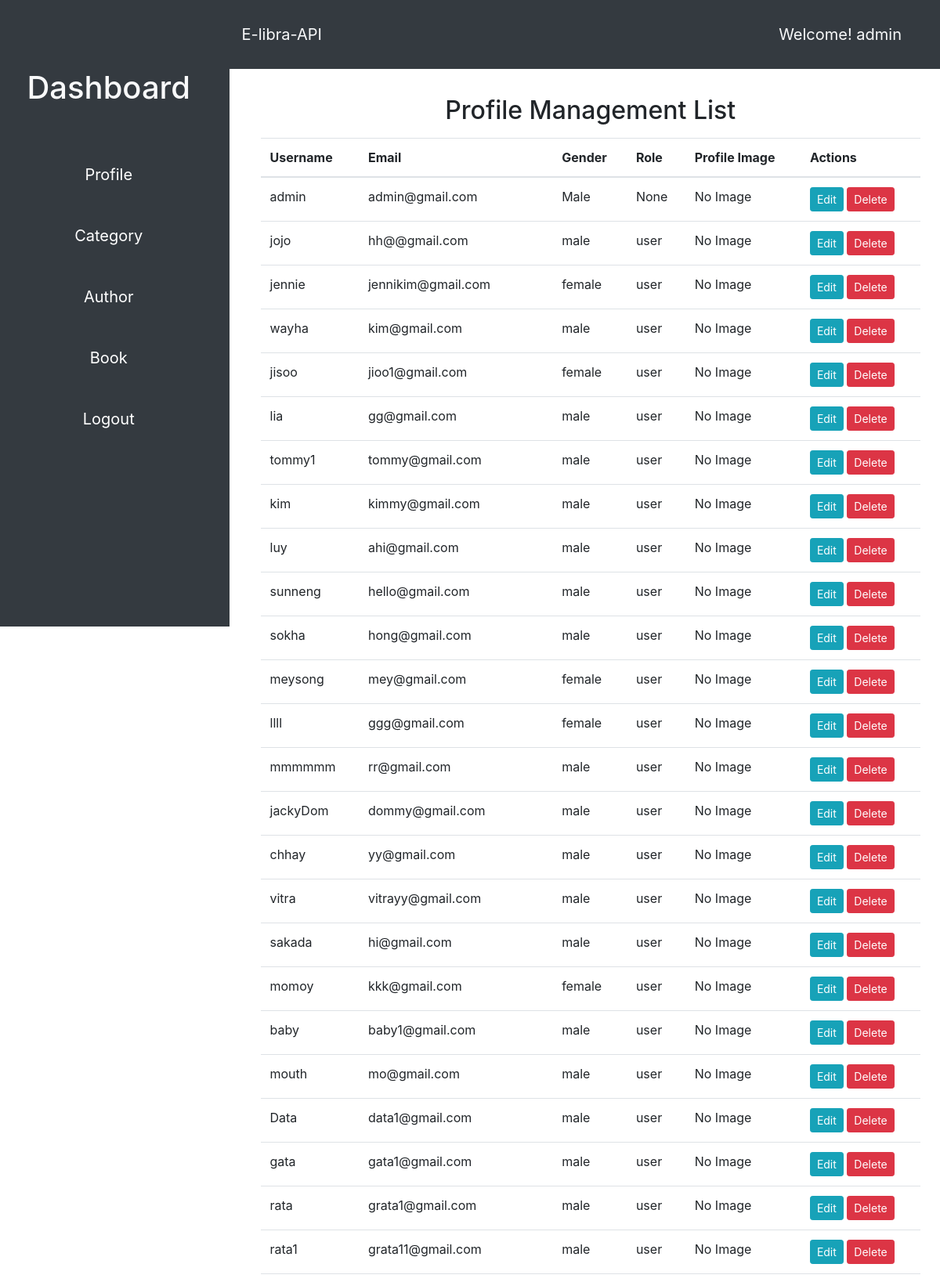
The app's page /profile (signed in, upper part) with its own data.
### app/models/__init__.py (models this page shows)
class User(db.Model, UserMixin):
    id = db.Column(db.Integer, primary_key=True)
    username = db.Column(db.String(50), unique=True, nullable=False)
    email = db.Column(db.String(120), nullable=False)
    password_hash = db.Column(db.String, nullable=False)
    gender = db.Column(db.String(10))
    role = db.Column(db.String)
    profile = db.relationship('Profile', back_populates='user')
    user_payments = db.relationship('Payment', back_populates='user')

### app/views/main.py (the view, shortened to what this page needs)
@main.route('/profile', methods=['GET', 'POST'])
@login_required
def profile():
    username = current_user.username
    form = ProfileForm()
    profiles = User.query.all()
    return render_template('profile.html', form=form, profiles=profiles, username=username)

### app/views/auth/auth.py (called while the page is built)
@login_manager.user_loader
def load_user(username):
    return User.query.get(username)

### app/templates/profile.html (shortened to what this page needs)
{% extends "base.html" %} {% block title %}Profile{% endblock %} {% block content %}
<div class="container">
  <h2 class="text-center mt-4 mb-3">Profile Management List</h2>
  <div class="row">
    <div class="col-md-12">
      <table class="table">
        <thead>
          <tr>
            <th>Username</th>
            <th>Email</th>
            <th>Gender</th>
            <th>Role</th>
            <th>Profile Image</th>
            <th>Actions</th>
          </tr>
        </thead>
        <tbody>
          {% for profile in profiles %}
          <tr>
            <td>{{ profile.username }}</td>
            <td>{{ profile.email }}</td>
            <td>{{ profile.gender }}</td>
            <td>{{ profile.role }}</td>
            <td>
              {% if profile.profile_image %}
              <img src="{{ profile.profile_image }}" alt="Profile Image" class="img-thumbnail" width="100" />
              {% else %} No Image {% endif %}
            </td>
            <td>
              <button
                type="button"
                class="btn btn-sm btn-info edit-profile"
                data-toggle="modal"
                data-target="#editProfileModal"
                data-id="{{ profile.id }}"
                data-username="{{ profile.username }}"
                data-email="{{ profile.email }}"
                data-gender="{{ profile.gender }}"
                data-role="{{ profile.role }}"
              >
                Edit
              </button>
              <form
                method="post"
                action="{{ url_for('main.delete_profile', id=profile.id) }}"
                style="display: inline"
              >
                <button type="submit" class="btn btn-sm btn-danger">Delete</button>
              </form>
            </td>
          </tr>
          {% endfor %}
        </tbody>
      </table>
    </div>
  </div>
</div>
</div>
{% endblock %}

### app/templates/base.html (shortened to what this page needs)
<!DOCTYPE html>
<html lang="en">
  <head>
    <link href="https://stackpath.bootstrapcdn.com/bootstrap/4.3.1/css/bootstrap.min.css" rel="stylesheet" />
    <link rel="stylesheet" href="{{ url_for('static', filename='style.css') }}" />
  </head>
  <body>
    <div class="container-fluid">
      <div class="row">
        <aside class="col-md-3 col-lg-3 sidebar bg-dark">
          <div class="sidebar-sticky">
            <ul class="nav flex-column">
              {% if current_user.is_authenticated %}
              <h1 class="text-light my-5 text-center">Dashboard</h1>
              <li class="nav-item my-3 text-center">
                <a href="{{ url_for('main.profile') }}" class="nav-link">Profile</a>
              </li>
              <li class="nav-item my-3 text-center">
                <a href="{{ url_for('main.category') }}" class="nav-link">Category</a>
              </li>
              <li class="nav-item my-3 text-center">
                <a href="{{ url_for('main.author') }}" class="nav-link">Author</a>
              </li>
              <li class="nav-item my-3 text-center">
                <a href="{{ url_for('main.book') }}" class="nav-link">Book</a>
              </li>
              <li class="nav-item my-3 text-center">
                <a href="{{ url_for('auth.logout') }}" class="nav-link">Logout</a>
              </li>
              {% endif %}
            </ul>
          </div>
        </aside>
        <div class="w-auto col-lg-9 col-md-9">
          <section class="hero">
            <div class="hero-head">
              <nav class="navbar navbar-expand-lg d-flex navbar-light py-4 bg-dark justify-content-between">
                <a href="{{ url_for('main.index') }}" class="navbar-brand text-light text-center"
                  >E-libra-API</a
                >
                <span class="d-flex navbar-brand text-light text-center mr-5">Welcome! {{username}}</span>
              </nav>
            </div>
            <div class="hero-body">
              <div class="container has-text-centered">{% block content %}{% endblock %}</div>
            </div>
        </div>
      </div>
  </body>
</html>

### app/static/style.css (style rules this page uses)
.hero-body { padding: 10px; width: 100%; height: 90vh; background-color: #ffffff; }
.sidebar { width: 20%; }
.navbar { width: auto; margin-bottom: 5px; }
.nav-item { width: 100%; align-items: center; }
.row { height: 100vh; }
.sidebar-sticky { margin-top: 20px; font-size: 20px; }
.col-lg-9 { padding: 0; }
.container-fluid { height: 100vh; width: 100%; }
.hero { display: flex; flex-direction: column; justify-content: center; align-items: center; height: 100%; width: auto; }
.hero-head { width: 100%; }
.hero-body { flex-grow: 1; }

### app/templates/base.html (style rules this page uses)
html, body { height: 100%; }
.container-fluid { height: 100%; padding-right: 0; padding-left: 0; }
.sidebar { height: 100%; background-color: #343a40; padding: 20px; }
.sidebar-sticky { position: sticky; top: 0; padding-bottom: 20px; }
.nav-link { color: #fff; }
.navbar { margin-bottom: 0; }

### records on screen
User: username "admin", email "admin@gmail.com", gender "Male", role "None", shows "No Image"
User: username "jojo", email "hh@@gmail.com", gender "male", role "user", shows "No Image"
User: username "jennie", email "jennikim@gmail.com", gender "female", role "user", shows "No Image"
User: username "wayha", email "kim@gmail.com", gender "male", role "user", shows "No Image"
User: username "jisoo", email "jioo1@gmail.com", gender "female", role "user", shows "No Image"
User: username "lia", email "gg@gmail.com", gender "male", role "user", shows "No Image"
User: username "tommy1", email "tommy@gmail.com", gender "male", role "user", shows "No Image"
User: username "kim", email "kimmy@gmail.com", gender "male", role "user", shows "No Image"
User: username "luy", email "ahi@gmail.com", gender "male", role "user", shows "No Image"
User: username "sunneng", email "hello@gmail.com", gender "male", role "user", shows "No Image"
User: username "sokha", email "hong@gmail.com", gender "male", role "user", shows "No Image"
User: username "meysong", email "mey@gmail.com", gender "female", role "user", shows "No Image"
User: username "llll", email "ggg@gmail.com", gender "female", role "user", shows "No Image"
User: username "mmmmmm", email "rr@gmail.com", gender "male", role "user", shows "No Image"
User: username "jackyDom", email "dommy@gmail.com", gender "male", role "user", shows "No Image"
User: username "chhay", email "yy@gmail.com", gender "male", role "user", shows "No Image"
User: username "vitra", email "vitrayy@gmail.com", gender "male", role "user", shows "No Image"
User: username "sakada", email "hi@gmail.com", gender "male", role "user", shows "No Image"
User: username "momoy", email "kkk@gmail.com", gender "female", role "user", shows "No Image"
User: username "baby", email "baby1@gmail.com", gender "male", role "user", shows "No Image"
User: username "mouth", email "mo@gmail.com", gender "male", role "user", shows "No Image"
User: username "Data", email "data1@gmail.com", gender "male", role "user", shows "No Image"
User: username "gata", email "gata1@gmail.com", gender "male", role "user", shows "No Image"
User: username "rata", email "grata1@gmail.com", gender "male", role "user", shows "No Image"
User: username "rata1", email "grata11@gmail.com", gender "male", role "user", shows "No Image"
